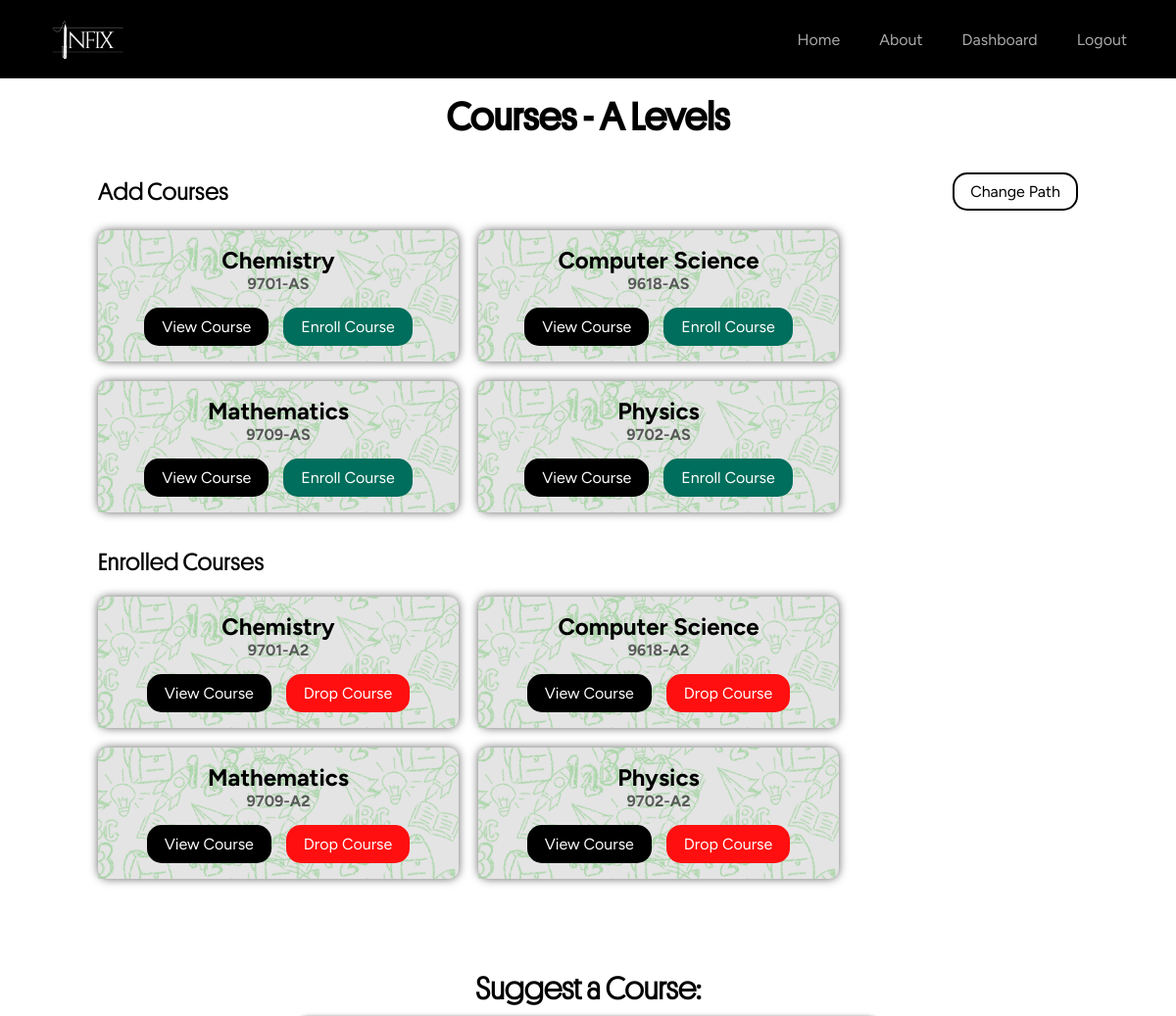
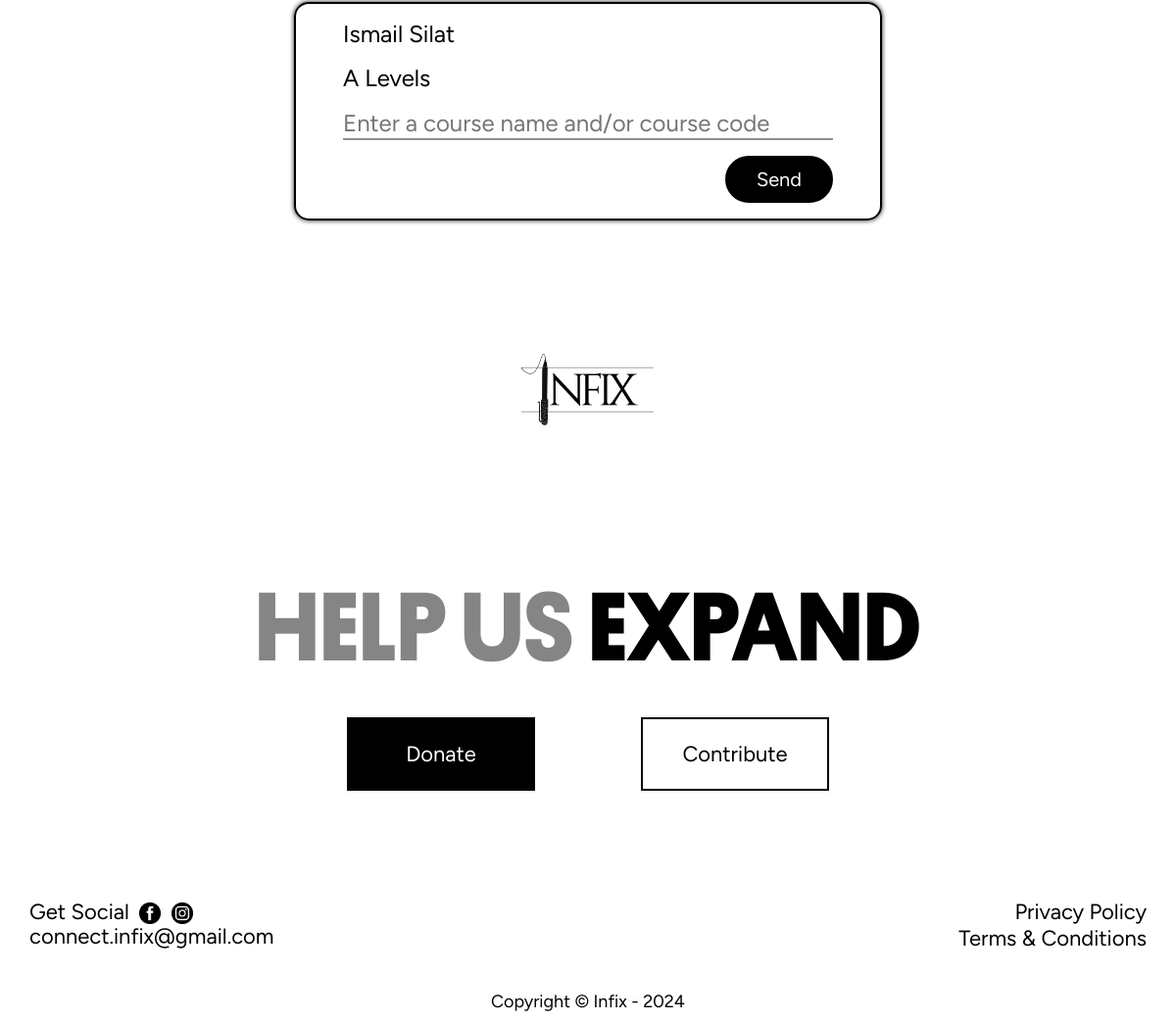
/courses (signed in), run on the app's committed database (2 pictures, top to bottom).
### tables this page shows
CREATE TABLE paths (
    id INTEGER PRIMARY KEY AUTOINCREMENT,
    name TEXT NOT NULL UNIQUE
);

CREATE TABLE courses (
    id INTEGER PRIMARY KEY AUTOINCREMENT,
    path_id INTEGER NOT NULL,
    name TEXT NOT NULL,
    course_code INTEGER NOT NULL UNIQUE,
    FOREIGN KEY (path_id) REFERENCES paths(id) ON DELETE CASCADE
);

CREATE TABLE users (
    id INTEGER PRIMARY KEY AUTOINCREMENT,
    fullname TEXT NOT NULL,
    username TEXT NOT NULL UNIQUE,
    email TEXT NOT NULL UNIQUE,
    hash TEXT NOT NULL
, google_id TEXT);

### app.py (the view)
@app.route('/courses')
@login_required
def courses():
    user_id = session['user_id']
    result = db.execute("""
        SELECT paths.name AS user_path
        FROM paths
        JOIN user_paths ON paths.id = user_paths.path_id
        WHERE user_paths.user_id = ?
    """, user_id)
    if result:
        path = result[0]["user_path"]
    else:
        flash("Please select a path to view courses")
        return redirect("/selectpath")
    user_path_id = db.execute("SELECT path_id FROM user_paths WHERE user_id = ?", user_id)[0]["path_id"]
    enrolled_courses = db.execute("""
        SELECT courses.name, courses.course_code
        FROM courses
        JOIN user_courses ON courses.id = user_courses.course_id
        JOIN user_paths ON user_paths.user_id = user_courses.user_id
        WHERE user_courses.user_id = ?
        AND courses.path_id = user_paths.path_id
    """, user_id)
    enrolled = len(enrolled_courses) > 0
    other_courses = db.execute("""
        SELECT courses.name, courses.course_code
        FROM courses
        WHERE courses.id NOT IN (
            SELECT user_courses.course_id
            FROM user_courses
            WHERE user_courses.user_id = ?
        ) AND courses.path_id = ?
    """, user_id, user_path_id)
    to_add = len(other_courses) > 0
    user_name = db.execute("SELECT fullname FROM users WHERE id = ?", user_id)[0]['fullname']
    user_email = db.execute("SELECT email FROM users WHERE id = ?", user_id)[0]['email']
    return render_template('courses.html', enrolled_courses=enrolled_courses, other_courses=other_courses, path=path, enrolled = enrolled, to_add = to_add, user_name=user_name, user_email=user_email)

### app.py (called while the page is built)
@app.after_request
def after_request(response):
    response.headers["Cache-Control"] = "no-cache, no-store, must-revalidate"
    response.headers["Expires"] = "0"
    response.headers["Pragma"] = "no-cache"
    return response

### helpers.py (called while the page is built)
def login_required(f):
    @wraps(f)
    def decorated_function(*args, **kwargs):
        if session.get("user_id") is None:
            return redirect("/login")
        return f(*args, **kwargs)
    return decorated_function

### templates/courses.html (shortened to what this page needs)
{% extends 'base.html' %}
{% block styles %}
<link rel="stylesheet" href="{{ url_for('static', filename='css/courses.css') }}">
<link href="https://cdn.jsdelivr.net/npm/remixicon@4.3.0/fonts/remixicon.css" rel="stylesheet"/>
{% endblock %}
{% block HomeActive %}inactive{% endblock %}
{% block content %}
<div id="courses-container">
    <div class="header">
        <h1>Courses - <span class="path-name">{{ path }}</span></h1>
    </div>
    <div class="courses">
        {% if enrolled %}
        <div class="enrolled-courses">
            {% if to_add %}
                <div class="head">Enrolled Courses</div>
            {% else %}
                <div class="add-change">
                    <div class="head">Enrolled Courses</div>
                    <div class="change-path"><a href="/changepath"><button class="change">Change Path</button></a></div>
                </div>
            {% endif %}
            <div class="cards-container">
            {% for course in enrolled_courses %}
            <div class="course-card">
                <h3>{{ course.name }} <br> <div class="course-code">{{ course.course_code }}</div></h3>
                <div class="buttons">
                    <a href="/course/{{ course.course_code | replace(' ', '-') }}">
                        <button class="resume">View Course</button>
                    </a>
                    <a href="/dropcourseconfirmation/{{ course.course_code | replace(' ', '-') }}">
                        <button class="drop">Drop Course</button>
                    </a>
                </div>
                <div class="texture">
                    <img src="../static/images/card-bg.png" alt="">
                  </div>
            </div>
            {% endfor %}
            </div>
        </div>
        {% endif %}
        {% if to_add %}
        <div class="add-courses">
            <div class="add-change">
                <div class="head">Add Courses</div>
                <div class="change-path"><a href="/changepath"><button class="change">Change Path</button></a></div>
            </div>
            <div class="cards-container">
            {% for course in other_courses %}
            <div class="course-card">
                <h3>{{ course.name }} <br> <div class="course-code">{{ course.course_code }}</div></h3>
                <div class="buttons">
                    <a href="/course/{{ course.course_code | replace(' ', '-') }}">
                        <button class="view">View Course</button>
                    </a>
                    <a href="/enrollcourse/{{ course.course_code | replace(' ', '-') }}">
                        <button class="enroll">Enroll Course</button>
                    </a>
                </div>
                <div class="texture">
                    <img src="../static/images/card-bg.png" alt="">
                  </div>
            </div>
            {% endfor %}
            </div>
        </div>
        {% endif %}
    </div>
    <div class="course-input">
        <h1>Suggest a Course: </h1>
        <form method="post" action="/course-recommendation">
            <input type="text" id="name-input" value="{{user_name}}" name="name" readonly>
            <input type="text" id="path-input" value="{{path}}" name="path" readonly>
            <input type="text" id="message" rows = '2' placeholder="Enter a course name and/or course code" required name="course_name" >
            <button type="submit">Send</button>
        </form>
    </div>
</div>
{% endblock %}

### templates/base.html (shortened to what this page needs)
<html lang="en">
<head>
  <link rel="stylesheet" href="{{ url_for('static', filename='css/styles.css') }}">
  <link href="https://cdn.jsdelivr.net/npm/remixicon@4.3.0/fonts/remixicon.css" rel="stylesheet"/>
  {% block styles %}{% endblock %}
</head>
<body>
  {% block nav %}
  <div id="navbar">
    <div class="navbar-content">
      <a href="/" class="logo"><img src="{{ url_for('static', filename='images/White text, no bg.png') }}" alt="Infix Logo" class="infix-logo-nav"></a>
      <div class="nav">
        <ul class="nav-list">
          <li class="nav-item"><a href="/" class="nav-link" id="{% block HomeActive %}active{% endblock %}">Home</a></li>
          <li class="nav-item"><a href="#" class="nav-link" id="{% block AboutActive %}inactive{% endblock %}">About</a></li>
          {% if session.get('user_id') %}
          <li class="nav-item"><a href="/dashboard" class="nav-link" id="{% block DashboardActive %}inactive{% endblock %}">Dashboard</a></li>
            <li class="nav-item"><a href="/logout" class="nav-link">Logout</a></li>
          {% else %}
            <li class="nav-item"><a href="/signup" class="nav-link" id="{% block SignUpActive %}inactive{% endblock %}">Get Started</a></li>
            <li class="nav-item"><a href="/login" class="nav-link" id="{% block LogInActive %}inactive{% endblock %}">Log In</a></li>
          {% endif %}
        </ul>
      </div>
    </div>
  </div>
  {% endblock %}
  {% block content %}
  {% endblock %}
  {% block footer %}
  <div id="footer">
    <div class="infix-logo-top">
      <img src="{{ url_for('static', filename='images/Black text, no bg.png') }}" alt="Infix Logo Black" class="infix-logo">
    </div>
    <div class="help-us">
      <p class="help-us-expand"><span class="gray">HELP US</span> <span class="expand" style="color: black;">EXPAND</span></p>
      <div class="action-buttons">
        <div class="whitebgBtn-contrast donate"><a href="/">Donate</a></div>
        <div class="whitebgBtn contribute"><a href="/">Contribute</a></div>
      </div>
    </div>
    <div class="links">
      <div class="socials">
        <div class="get-social">
          <span class="social-text" style="color: black;">Get Social</span>
          <a href="https://www.facebook.com/infix"><img class="facebook-icon" src="{{ url_for('static', filename='images/Facebook Icon.png') }}" alt="Facebook Icon"></a>
          <a href="https://www.instagram.com/infix"><img class="instagram-icon" src="{{ url_for('static', filename='images/Instagram Icon.png') }}" alt="Instagram Icon"></a>
        </div>
        <p class="contact-email" style="color: black;">connect.infix@gmail.com</p>
      </div>
      <div class="other-links">
        <a href="/privacy" class="privacy-policy">Privacy Policy</a>
        <br>
        <a href="/terms" class="tAndc">Terms & Conditions</a>
      </div>
    </div>
  </div>
  <div class="copyright">Copyright © Infix - 2024</div>
  {% endblock %}
</body>
</html>

### static/css/styles.css (style rules this page uses)
html { scroll-behavior: smooth; font-family: "Figtree", sans-serif; }
* { margin: 0; padding: 0; transition: all ease 0.3s; }
body, html { overflow-x: hidden; }
#navbar { box-sizing: border-box; background-color: #000000; position: fixed; top: 0; width: 100%; z-index: 9999; }
ul { list-style: none; }
a { text-decoration: none; color: inherit; }
.navbar-content { display: flex; align-items: center; justify-content: space-between; padding: 0 50px; min-height: 60px; }
.logo { font-size: 22px; color: #ffffff; font-family: 'Platform-Bold'; }
.infix-logo-nav { height: 80px; }
.nav-list { display: flex; column-gap: 40px; }
.nav-link { color: rgba(225,225,225,0.75); font-size: 16px; transition: color 0.4s; }
.whitebgBtn { position: relative; font-family: 'Figtree'; width: 100px; background: none; font-size: 22px; padding: 1em 2em; border: 2px solid black; transition: all ease 0.5s; display: flex; justify-content: center; align-items: center; }
.whitebgBtn a { color: black; text-align: center; display: block; z-index: 1; }
.whitebgBtn::before { content: ''; position: absolute; inset: 0px 8px; border-left: 2px solid transparent; border-right: 2px solid transparent; transition: all ease 0.5s; z-index: 0; }
.whitebgBtn::after { content: ''; position: absolute; inset: 8px 0px; border-top: 2px solid transparent; border-bottom: 2px solid transparent; transition: all ease 0.5s; z-index: 0; }
.whitebgBtn-contrast { position: relative; font-family: 'Figtree'; background-color: black; width: 100px; font-size: 22px; padding: 1em 2em; border: 2px solid black; transition: all ease 0.5s; }
.whitebgBtn-contrast a { color: white; display: flex; justify-content: center; align-items: center; z-index: 1; }
.whitebgBtn-contrast::before { content: ''; position: absolute; inset: 0px 8px; border-left: 2px solid transparent; border-right: 2px solid transparent; transition: all ease 0.5s; z-index: 0; }
.whitebgBtn-contrast::after { content: ''; position: absolute; inset: 8px 0px; border-top: 2px solid transparent; border-bottom: 2px solid transparent; transition: all ease 0.5s; z-index: 0; }
#footer { background-color: #ffffff; padding: 0; display: flex; flex-direction: column; justify-content: space-between; min-height: 85vh; }
.infix-logo-top { display: flex; justify-content:center; }
.infix-logo-top > .infix-logo { width: 150px; height: 150px; }
.help-us { display: flex; flex-direction: column; justify-content: space-between; align-items: center; }
.help-us-expand { font-size: 100px; font-family: 'Platform-Bold'; margin: 30px; }
.gray { color: #858585; }
.action-buttons { display: flex; width: 600px; justify-content: space-around; }
.facebook-icon, .instagram-icon { width: 22px; height: 22px; padding-left: 5px; margin-bottom: -5px; }
.links { font-size: 22px; display: flex; justify-content: space-between; margin: 30px; }
.contact-email { margin-top: -2px; }
.other-links { text-align: right; }
a { text-decoration: none; color: #000000; }
.copyright { display: flex; justify-content: center; padding: 10px; font-size: 18px; color: black; background-color: white; }

### data on the page
paths: name "A Levels", path "A Levels"
courses: name "Chemistry", course_code "9701-A2"
courses: name "Computer Science", course_code "9618-A2"
courses: name "Mathematics", course_code "9709-A2"
courses: name "Physics", course_code "9702-A2"
courses: name "Chemistry", course_code "9701-AS"
courses: name "Computer Science", course_code "9618-AS"
courses: name "Mathematics", course_code "9709-AS"
courses: name "Physics", course_code "9702-AS"
users: name "Ismail Silat"
